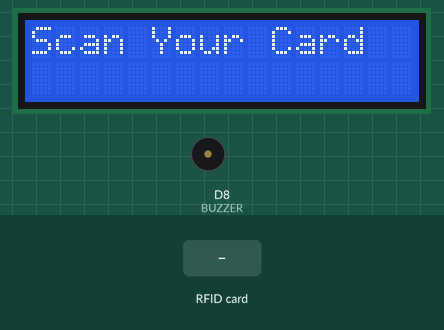
Bench run of a sketch on a simulated ESP8266 (NodeMCU). Parts: 16×2 character LCD, buzzer (waves = sounding, pin HIGH). The inputs (shaded band) are chosen by the test bench. WiFi joins after 1.5 s; servers stay silent unless stated; uploads are accepted with an empty reply; what the sketch prints to the serial monitor is not drawn.

Above: at 4.3 s.
4.4 s: RFID card 13 13 D6 E4 held to the reader
At 6.5 s:
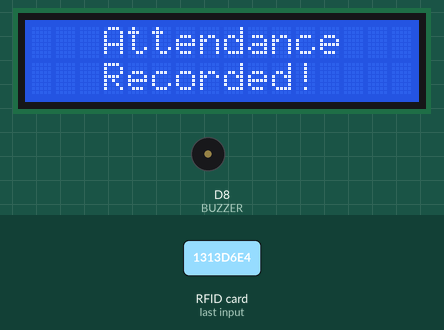
6.9 s: RFID card 73 F7 C4 E4 held to the reader
At 7.61 s:
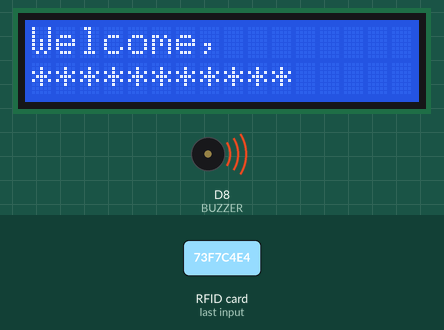
9.6 s: RFID card 5E 7A 19 C4 held to the reader
At 10.67 s:
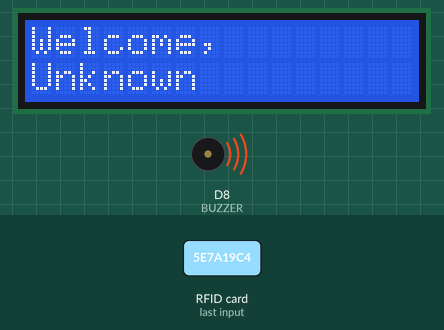
12.6 s: RFID card 13 13 D6 E4 held to the reader
At 14.3 s:
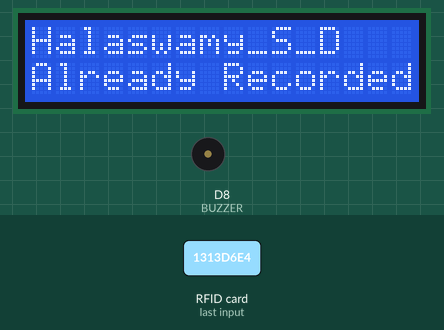
15.3 s: RFID card 73 F7 C4 E4 held to the reader
At 16.7 s:
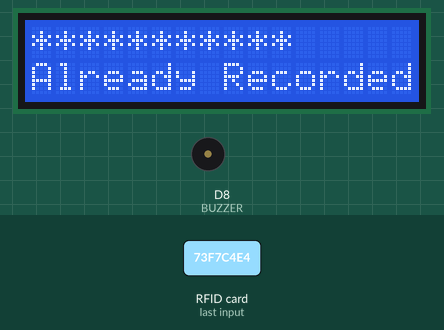
17.6 s: RFID card 5E 7A 19 C4 held to the reader
At 19.0 s:
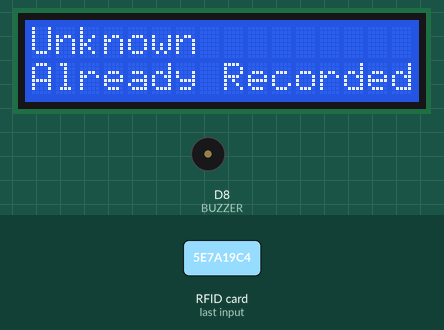
Timing chart, 0 to 20.6 s (numbered marks = the images above; inputs shaded):
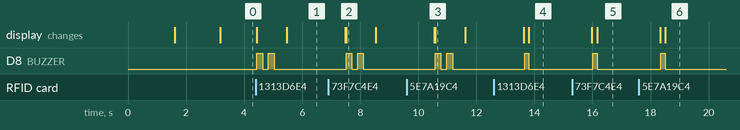

Measured:
- after the input at 4.4 s, D8 (BUZZER): alternates HIGH for 0.20 s and LOW for 0.20 s, 4 changes in all, then stays LOW, starting at once; the display: first changes at once (image 1 shows a later state)
- after the input at 6.9 s, D8 (BUZZER): alternates HIGH for 0.20 s and LOW for 0.20 s, 4 changes in all, then stays LOW, starting after 0.61 s; the display: first differs from a run without the input after 0.61 s (image 2)
- after the input at 9.6 s, D8 (BUZZER): alternates HIGH for 0.20 s and LOW for 0.20 s, 4 changes in all, then stays LOW, starting after 0.98 s; the display: first differs from a run without the input after 0.98 s (image 3)
- after the input at 12.6 s, D8 (BUZZER): LOW → HIGH after 1.1 s, → LOW 0.15 s later; the display: first differs from a run without the input after 1.2 s (image 4)
- after the input at 15.3 s, D8 (BUZZER): LOW → HIGH after 0.71 s, → LOW 0.15 s later; the display: first differs from a run without the input after 0.86 s (image 5)
- after the input at 17.6 s, D8 (BUZZER): LOW → HIGH after 0.76 s, → LOW 0.15 s later; the display: first differs from a run without the input after 0.91 s (image 6)
- what the display in image 2 shows lasts 1.0 s, from 7.5 s to 8.5 s

The sketch:

FINAL_RFID.ino
```cpp
#include <SPI.h>
#include <MFRC522.h>
#include <ESP8266WiFi.h>
#include <ESP8266HTTPClient.h>
#include <WiFiClientSecureBearSSL.h>
#include <LiquidCrystal_I2C.h>

//------------------- Pin Definitions -------------------
#define RST_PIN  D3
#define SS_PIN   D4
#define BUZZER   D8

MFRC522 mfrc522(SS_PIN, RST_PIN);

//------------------- LCD Setup -------------------
LiquidCrystal_I2C lcd(0x27, 16, 2);

//------------------- Google Script URL -------------------
String sheet_url = "https://script.google.com/macros/s/AKfycbyagUVBj6SiPu0tnTF613c5GC7-vtvcy576Jk35Jmj8-2TbfXvHaFEJ9JbmN_kbjAD3pw/exec?name=";

//------------------- WiFi Credentials -------------------
#define WIFI_SSID "************"
#define WIFI_PASSWORD "***********"

//------------------- Track Scanned Cards -------------------
String scannedCards[50];
int scannedCount = 0;

//------------------- Student Info -------------------
String getStudentName(String uid) {
  if (uid == "1313D6E4") return "Halaswamy_S_D";
  if (uid == "C7EAD45") return "*************";
  if (uid == "A38BEE4") return "**********";
  if (uid == "73F7C4E4") return "***********";
  if (uid == "5C40AB4") return "Akash_Hallad";

  return "Unknown";
}

String getUSN(String uid) {
  if (uid == "1313D6E4") return "2JH22EC014";
  if (uid == "C7EAD45") return "2JH22EC007";
  if (uid == "A38BEE4") return "2JH22EC060";
  if (uid == "73F7C4E4") return "2JH22EC024";
  if (uid == "5C40AB4") return "2JH22EC002";
  return "NA";
}

//------------------- Helper Functions -------------------
void beepBuzzer(int times, int duration) {
  for (int i = 0; i < times; i++) {
    digitalWrite(BUZZER, HIGH);
    delay(duration);
    digitalWrite(BUZZER, LOW);
    delay(duration);
  }
}

String getUID() {
  String uid = "";
  for (byte i = 0; i < mfrc522.uid.size; i++) {
    uid += String(mfrc522.uid.uidByte[i], HEX);
  }
  uid.toUpperCase();
  return uid;
}

bool isDuplicate(String uid) {
  for (int i = 0; i < scannedCount; i++) {
    if (scannedCards[i] == uid) return true;
  }
  return false;
}

void addScannedCard(String uid) {
  if (scannedCount < 50) scannedCards[scannedCount++] = uid;
}

//------------------- Setup -------------------
void setup() {
  Serial.begin(115200);
  pinMode(BUZZER, OUTPUT);

  lcd.init();
  lcd.backlight();
  lcd.clear();
  lcd.setCursor(0, 0);
  lcd.print("Initializing...");

  WiFi.begin(WIFI_SSID, WIFI_PASSWORD);
  lcd.setCursor(0, 1);
  lcd.print("Connecting WiFi");

  while (WiFi.status() != WL_CONNECTED) {
    delay(500);
    Serial.print(".");
  }

  lcd.clear();
  lcd.setCursor(0, 0);
  lcd.print("WiFi Connected");
  delay(1500);

  SPI.begin();
  mfrc522.PCD_Init();

  lcd.clear();
  lcd.setCursor(0, 0);
  lcd.print("Scan Your Card");
}

//------------------- Loop -------------------
void loop() {
  if (!mfrc522.PICC_IsNewCardPresent()) return;
  if (!mfrc522.PICC_ReadCardSerial()) return;

  String uid = getUID();
  String name = getStudentName(uid);
  String usn = getUSN(uid);

  Serial.print("Card UID: ");
  Serial.println(uid);

  // Duplicate Check
  if (isDuplicate(uid)) {
    lcd.clear();
    lcd.setCursor(0, 0);
    lcd.print(name);
    lcd.setCursor(0, 1);
    lcd.print("Already Recorded!");
    beepBuzzer(1, 150);
  } else {
    addScannedCard(uid);

    lcd.clear();
    lcd.setCursor(0, 0);
    lcd.print("Welcome,");
    lcd.setCursor(0, 1);
    lcd.print(name);
    beepBuzzer(2, 200);

    // Send Data to Google Sheet
    if (WiFi.status() == WL_CONNECTED) {
      std::unique_ptr<BearSSL::WiFiClientSecure> client(new BearSSL::WiFiClientSecure);
      client->setInsecure();

      String url = sheet_url + name + "&usn=" + usn;
      HTTPClient https;

      if (https.begin(*client, url)) {
        int httpCode = https.GET();
        if (httpCode > 0) {
          Serial.printf("HTTPS Code: %d\n", httpCode);
          lcd.setCursor(0, 0);
          lcd.print("   Attendance   ");
          lcd.setCursor(0, 1);
          lcd.print("   Recorded!    ");
        } else {
          Serial.println("Failed");
          lcd.setCursor(0, 1);
          lcd.print("Send Failed!");
        }
        https.end();
      }
    }
  }

  mfrc522.PICC_HaltA();
  mfrc522.PCD_StopCrypto1();

  delay(2000);
  lcd.clear();
  lcd.setCursor(0, 0);
  lcd.print("Scan Next Card");
}
```
